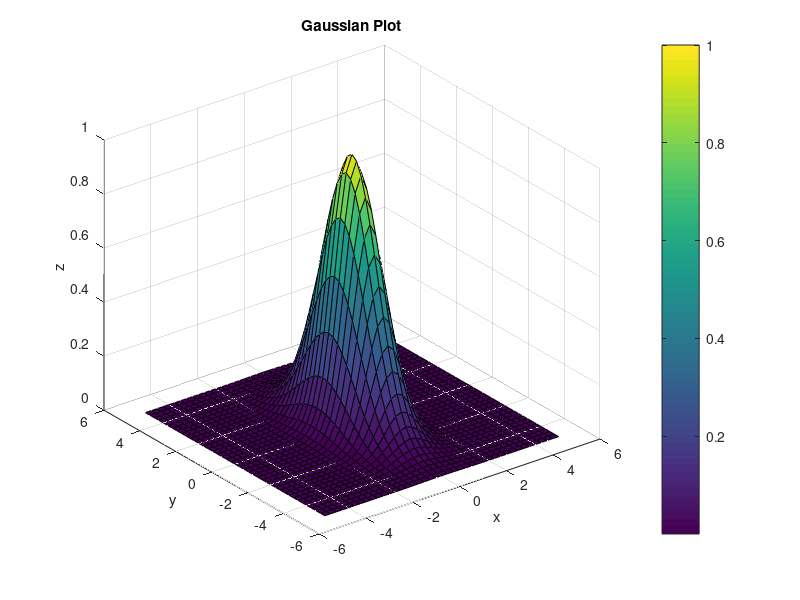

Write the MATLAB code that produced this figure.
clc; close all; clear
[x,y] = meshgrid(-5:0.25:5);

sx = 1; % covariance parameter
sy = 2;

z = exp(-(x.^2/sx^2 + y.^2/sy^2));
surf(x,y,z)
xlabel('x')
ylabel('y')
zlabel('z')
title('Gaussian Plot')
colorbar